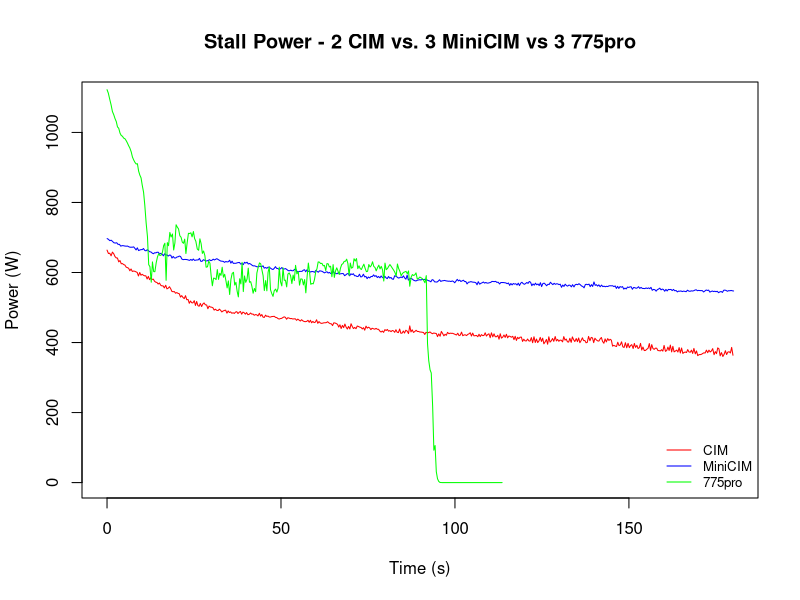

This figure's R source: (Note: a time limit stopped this script after it produced the figure.)
#!/usr/bin/env Rscript

cim <- read.csv("cim.csv", header = TRUE)
mini <- read.csv("minicim.csv", header = TRUE)
pro <- read.csv("775.csv", header = TRUE)

cim$Power = cim$Power * 2
mini$Power = mini$Power * 3
pro$Power = pro$Power * 3

x11()
plot(cim$Time,
     cim$Power,
     col="red",
     ylim = c(0, 1100),
     type="l",
     xlab="Time (s)",
     ylab="Power (W)",
     main="Stall Power - 2 CIM vs. 3 MiniCIM vs 3 775pro")
points(mini$Time,
       mini$Power,
       col="blue",
       type="l")
points(pro$Time,
       pro$Power,
       col="green",
       type="l")
legend(x = "bottomright",
       legend = c("CIM", "MiniCIM", "775pro"),
       col = c("red", "blue", "green"),
       lty = 1,
       bty = "n",
       cex = 0.8)

dev.print(png, "plot.png", width = 1000, height = 1000)

Sys.sleep(1000)
